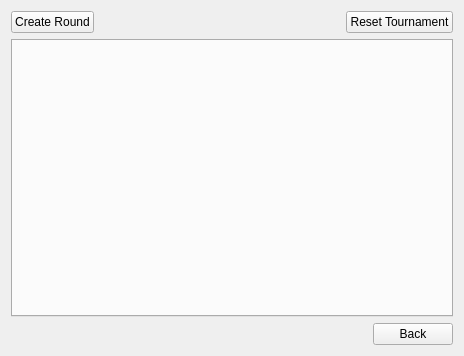
<?xml version="1.0" encoding="UTF-8"?>
<ui version="4.0">
 <class>TournamentManagementWindow</class>
 <widget class="QWidget" name="TournamentManagementWindow">
  <property name="geometry">
   <rect>
    <x>0</x>
    <y>0</y>
    <width>464</width>
    <height>356</height>
   </rect>
  </property>
  <property name="windowTitle">
   <string>Form</string>
  </property>
  <layout class="QVBoxLayout" name="verticalLayout">
   <item>
    <layout class="QHBoxLayout" name="upBottonRow">
     <item>
      <widget class="QPushButton" name="upLeftButton">
       <property name="text">
        <string>Create Round</string>
       </property>
      </widget>
     </item>
     <item>
      <spacer name="upButtonRowMid">
       <property name="orientation">
        <enum>Qt::Horizontal</enum>
       </property>
       <property name="sizeHint" stdset="0">
        <size>
         <width>40</width>
         <height>20</height>
        </size>
       </property>
      </spacer>
     </item>
     <item>
      <widget class="QPushButton" name="pushButton">
       <property name="text">
        <string>Reset Tournament</string>
       </property>
      </widget>
     </item>
    </layout>
   </item>
   <item>
    <widget class="QTabWidget" name="tabWidget">
     <property name="currentIndex">
      <number>-1</number>
     </property>
    </widget>
   </item>
   <item>
    <layout class="QHBoxLayout" name="lowButtonRow">
     <item>
      <spacer name="lowButtonRowLeft">
       <property name="orientation">
        <enum>Qt::Horizontal</enum>
       </property>
       <property name="sizeHint" stdset="0">
        <size>
         <width>40</width>
         <height>20</height>
        </size>
       </property>
      </spacer>
     </item>
     <item>
      <widget class="QPushButton" name="lowRightButton">
       <property name="text">
        <string>Back</string>
       </property>
      </widget>
     </item>
    </layout>
   </item>
  </layout>
 </widget>
 <resources/>
 <connections/>
</ui>
